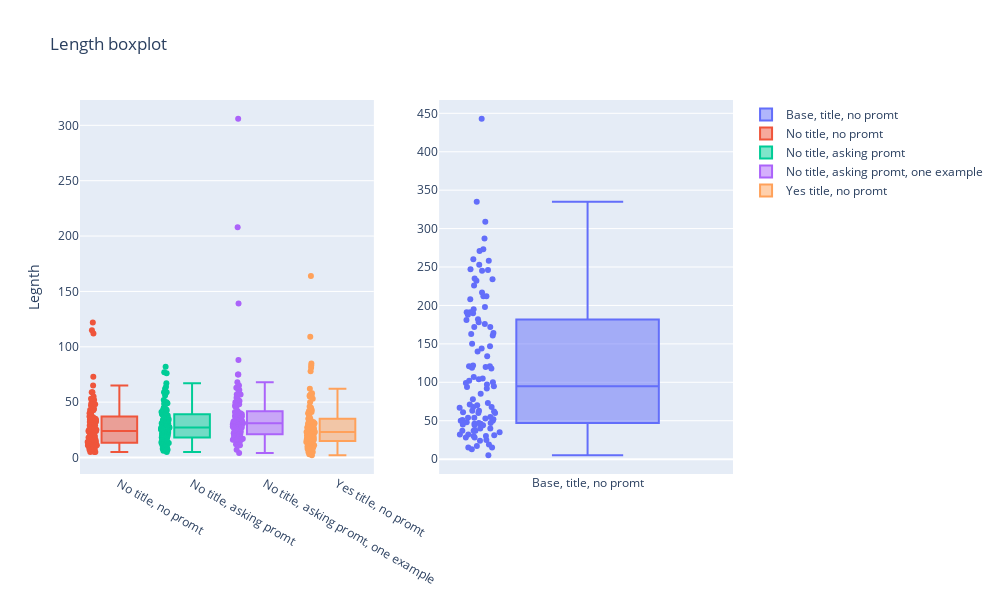

Notebook cell for this chart:
### Markdown cell above
Boxplot и гистограммы для длины

### Code cell
fig = make_subplots(rows=1, cols=2)

fig.add_trace(
    go.Box(y=base_android_api_usage_200_title.len_of_generated_answer, name="Base, title, no promt"), row=1, col=2
)

fig.add_trace(
    go.Box(y=tuned_android_api_usage_200_notitle.len_of_generated_answer, name="No title, no promt"), row=1, col=1
)

fig.add_trace(
    go.Box(y=tuned_android_api_usage_200_notitle_promt.len_of_generated_answer, name="No title, asking promt"),
    row=1,
    col=1,
)

fig.add_trace(
    go.Box(y=tuned_android_api_usage_200_notitle_promt_extra.len_of_generated_answer, name="No title, asking promt, one example"),
    row=1,
    col=1,
)

fig.add_trace(
    go.Box(y=tuned_android_api_usage_200_title.len_of_generated_answer, name="Yes title, no promt"),
    row=1,
    col=1,
)



fig.update_layout(
    height=600, width=1000, title_text="Length boxplot", yaxis_title="Legnth"
)
fig.update_traces(boxpoints="all", jitter=0.3)
fig.show()

### Figure 1 — Plotly figure (JSON) as saved in the notebook; plotly's stock layout.template omitted (floating-point values rounded to 4 significant figures)
{"data": [{"boxpoints": "all", "jitter": 0.3, "name": "Base, title, no promt", "type": "box", "xaxis": "x2", "y": [37, 47, 191, 121, 67, 140, 40, 85, 120, 234, 271, 54, 68, 61, 46, 212, 217, 78, 5, 28, 161, 235, 102, 163, 15, 226, 105, 198, 53, 104, 71, 176, 70, 188, 443, 119, 134, 52, 44, 121, 118, 107, 17, 68, 172, 191, 73, 94, 62, 30, 47, 55, 287, 190, 212, 147, 50, 208, 92, 15, 122, 260, 273, 164, 46, 253, 35, 37, 100, 51, 44, 181, 63, 60, 63, 247, 95, 25, 97, 172, 48, 37, 40, 178, 246, 232, 60, 13, 31, 32, 32, 245, 182, 335, 144, 24, 50, 309, 258, 99, 30, 150, 19, 195, 28, 54, 45], "yaxis": "y2"}, {"boxpoints": "all", "jitter": 0.3, "name": "No title, no promt", "type": "box", "xaxis": "x", "y": [43, 14, 15, 9, 39, 14, 25, 24, 20, 26, 112, 34, 16, 25, 36, 30, 11, 32, 47, 33, 11, 13, 11, 7, 34, 122, 29, 49, 44, 14, 22, 39, 12, 9, 52, 11, 40, 73, 14, 19, 8, 31, 17, 16, 5, 30, 13, 14, 40, 5, 23, 12, 44, 24, 24, 15, 55, 20, 59, 21, 11, 18, 13, 43, 34, 36, 25, 14, 20, 9, 22, 37, 12, 53, 11, 11, 115, 35, 9, 19, 37, 53, 13, 37, 25, 32, 25, 15, 16, 16, 16, 48, 29, 14, 50, 8, 27, 59, 8, 25, 31, 65, 47, 5, 43, 12, 13], "yaxis": "y"}, {"boxpoints": "all", "jitter": 0.3, "name": "No title, asking promt", "type": "box", "xaxis": "x", "y": [39, 15, 56, 16, 29, 26, 28, 27, 39, 11, 22, 49, 6, 13, 17, 14, 33, 26, 48, 25, 43, 25, 11, 26, 18, 82, 34, 52, 42, 12, 9, 17, 19, 77, 30, 25, 76, 26, 27, 27, 8, 44, 23, 36, 14, 5, 59, 40, 25, 7, 16, 18, 26, 24, 22, 49, 35, 29, 32, 20, 38, 18, 9, 62, 18, 38, 13, 10, 29, 43, 25, 32, 28, 31, 31, 22, 50, 21, 39, 20, 43, 40, 15, 67, 10, 42, 9, 34, 17, 21, 39, 22, 33, 33, 45, 41, 14, 22, 13, 50, 29, 33, 59, 13, 64, 24, 31], "yaxis": "y"}, {"boxpoints": "all", "jitter": 0.3, "name": "No title, asking promt, one example", "type": "box", "xaxis": "x", "y": [34, 39, 61, 27, 51, 68, 41, 46, 40, 57, 88, 26, 32, 18, 26, 16, 19, 20, 42, 16, 21, 17, 28, 37, 25, 208, 28, 29, 139, 25, 32, 50, 22, 63, 21, 21, 61, 31, 32, 65, 35, 32, 16, 25, 21, 51, 75, 75, 30, 4, 37, 17, 27, 14, 23, 20, 28, 33, 29, 29, 24, 12, 306, 17, 16, 34, 24, 16, 47, 7, 11, 38, 14, 32, 40, 30, 47, 13, 27, 22, 20, 37, 32, 29, 39, 52, 32, 19, 48, 14, 32, 33, 55, 46, 16, 33, 30, 28, 31, 34, 57, 54, 40, 48, 18, 30, 64], "yaxis": "y"}, {"boxpoints": "all", "jitter": 0.3, "name": "Yes title, no promt", "type": "box", "xaxis": "x", "y": [37, 28, 55, 32, 26, 55, 23, 25, 29, 13, 50, 35, 9, 28, 15, 18, 8, 14, 53, 15, 22, 43, 45, 7, 20, 78, 164, 83, 17, 23, 2, 31, 10, 56, 31, 22, 21, 30, 32, 16, 12, 109, 9, 35, 28, 5, 39, 43, 16, 3, 11, 16, 32, 27, 18, 40, 27, 19, 25, 35, 14, 8, 24, 56, 18, 20, 13, 8, 81, 46, 40, 31, 18, 22, 24, 8, 57, 9, 13, 21, 15, 58, 26, 62, 33, 41, 8, 12, 17, 16, 26, 23, 23, 22, 25, 15, 26, 17, 13, 42, 19, 85, 21, 5, 19, 14, 10], "yaxis": "y"}], "layout": {"height": 600, "title": {"text": "Length boxplot"}, "width": 1000, "xaxis": {"anchor": "y", "domain": [0, 0.45]}, "xaxis2": {"anchor": "y2", "domain": [0.55, 1]}, "yaxis": {"anchor": "x", "domain": [0, 1], "title": {"text": "Legnth"}}, "yaxis2": {"anchor": "x2", "domain": [0, 1]}}}
